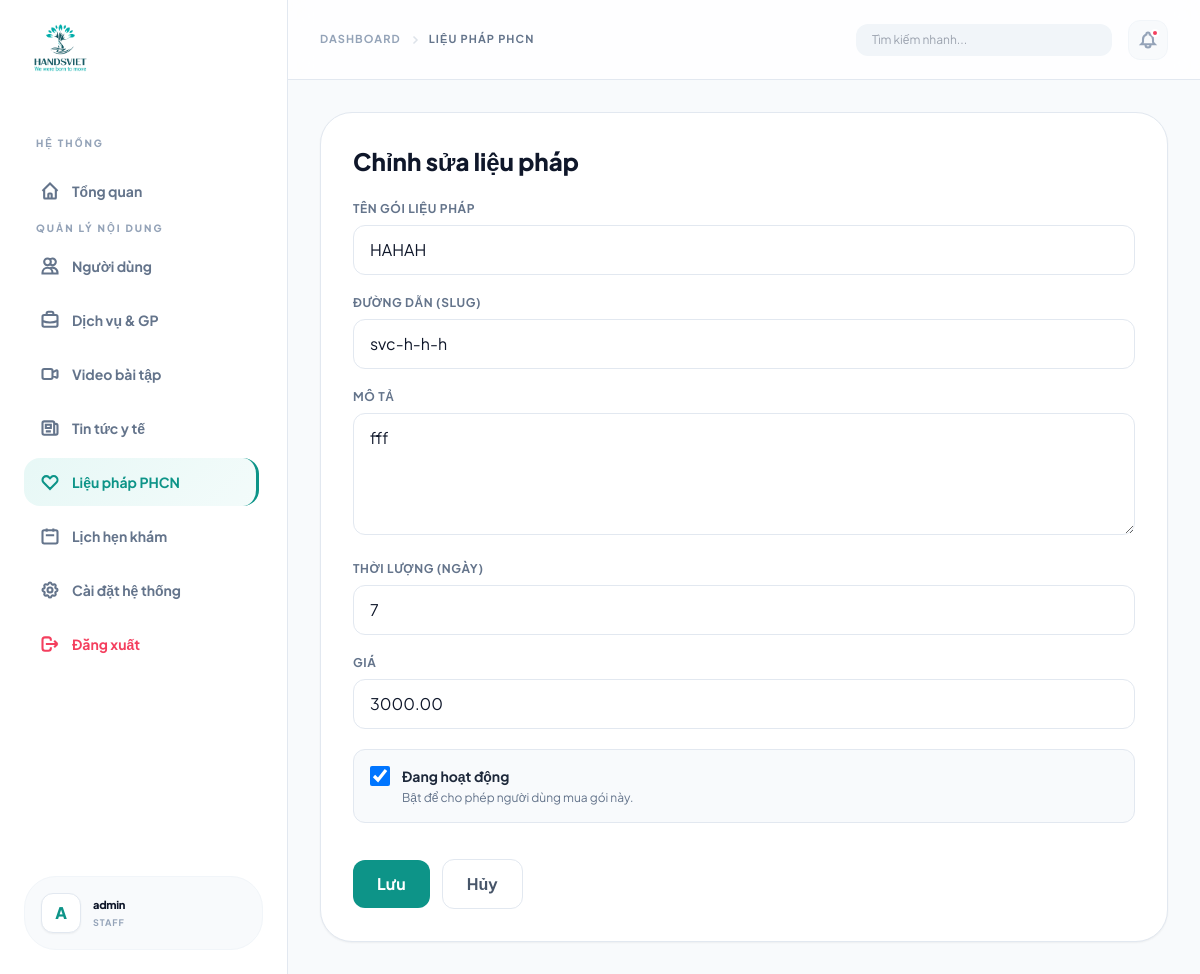
Screenshot of /hansviet_admin/therapies/2/edit/ (signed in) with the database file from the repository.
### hansviet_admin/models.py (models this page shows, shortened)
class Package(models.Model):
    name = models.CharField(max_length=255)
    slug = models.SlugField(unique=True)
    description = models.TextField(blank=True)
    duration_days = models.PositiveIntegerField()
    price = models.DecimalField(max_digits=12, decimal_places=2)
    is_active = models.BooleanField(default=True)
    class Meta:
        verbose_name = "Package"
        verbose_name_plural = "Packages"
        ordering = ["name"]

### hansviet_admin/views.py (the view)
# urls.py: path("therapies/<int:pk>/edit/", views.therapy_edit, name="therapy_edit"),
@staff_required
def therapy_edit(request, pk):
    package = get_object_or_404(Package, pk=pk)
    form = PackageForm(request.POST or None, instance=package)
    if request.method == "POST" and form.is_valid():
        form.save()
        messages.success(request, "Đã cập nhật gói liệu pháp.")
        return redirect("dashboard:therapy_list")
    return render(
        request,
        "dashboard/therapies/form.html",
        {"form": form, "package": package, "title": "Chỉnh sửa liệu pháp", "button_text": "Lưu"},
    )

### hansviet_admin/forms.py (shortened to what this page needs)
class PackageForm(StyledFormMixin, forms.ModelForm):
    class Meta:
        model = Package
        fields = ["name", "slug", "description", "duration_days", "price", "is_active"]
        widgets = {
            "description": forms.Textarea(attrs={"rows": 4}),
        }
        labels = {
            "name": "Tên gói liệu pháp",
            "slug": "Đường dẫn (slug)",
            "description": "Mô tả",
            "duration_days": "Thời lượng (ngày)",
            "price": "Giá",
            "is_active": "Đang hoạt động",
        }
        help_texts = {
            "is_active": "Bật để cho phép người dùng mua gói này.",
        }

### hansviet_admin/views.py (called while the page is built)
def staff_required(view_func):
    admin_login_url = getattr(settings, "ADMIN_LOGIN_URL", "/hansviet_admin/login/")
    check_staff = user_passes_test(lambda u: u.is_staff or u.is_superuser, login_url=admin_login_url)
    return login_required(check_staff(view_func), login_url=admin_login_url)

### hansviet_admin/templates/dashboard/therapies/form.html (shortened to what this page needs)
{% extends 'dashboard/base.html' %}
{% block breadcrumbs %}
<a href="{% url 'dashboard:therapy_list' %}" class="text-slate-500 hover:text-teal-600">Liệu pháp PHCN</a>
{% endblock %}
{% block content %}
<div class="max-w-4xl mx-auto">
    <div class="bg-white rounded-[2rem] border border-slate-200 shadow-sm p-8">
        <h1 class="text-2xl font-extrabold text-slate-900 mb-6">{{ title }}</h1>
        <form method="post" class="space-y-5">
            {% for field in form %}
            {% if field.field.widget.input_type == 'checkbox' %}
            <div class="rounded-xl border border-slate-200 p-4 bg-slate-50">
                <label class="flex items-start gap-3 cursor-pointer">
                    {{ field }}
                    <span>
                        <span class="block text-sm font-bold text-slate-800">{{ field.label }}</span>
                        {% if field.help_text %}
                        <span class="block text-xs text-slate-500 mt-1">{{ field.help_text }}</span>
                        {% endif %}
                    </span>
                </label>
            </div>
            {% else %}
            <div>
                <label class="block text-xs font-bold uppercase tracking-wider text-slate-500 mb-2">{{ field.label }}</label>
                {{ field }}
            </div>
            {% endif %}
            {% endfor %}
            <div class="pt-4 flex items-center gap-3">
                <button class="bg-teal-600 hover:bg-teal-700 text-white px-6 py-3 rounded-xl font-bold">{{ button_text }}</button>
                <a href="{% url 'dashboard:therapy_list' %}" class="px-6 py-3 rounded-xl border border-slate-200 font-bold text-slate-600 hover:bg-slate-50">Hủy</a>
            </div>
        </form>
    </div>
</div>
{% endblock %}

### hansviet_admin/templates/dashboard/base.html (shortened to what this page needs)
{% load static %}
<!DOCTYPE html>
<html lang="vi">
<head>
    <script src="https://cdn.tailwindcss.com"></script>
</head>
<body class="min-h-screen bg-[#f8fafc] text-slate-900 overflow-x-hidden">
    <aside
        class="fixed left-0 top-0 h-full w-72 bg-white border-r border-slate-200 z-[60] transition-all duration-300 transform md:translate-x-0 -translate-x-full"
        id="sidebar">
        <div class="h-full flex flex-col p-6">
            <div class="flex items-center gap-3 mb-10 px-2">
                <img src="{% static 'images/HandsVietLogo.png' %}" alt="HandsViet Logo"
                    class="h-12 w-auto object-contain">
            </div>
            <nav class="flex-1 space-y-1.5 overflow-y-auto pr-1">
                <p class="text-[10px] font-black text-slate-400 uppercase tracking-[0.2em] px-3 mb-4 mt-6">Hệ thống</p>
                <a href="{% url 'dashboard:home' %}"
                    class="flex items-center gap-3 px-4 py-3.5 rounded-2xl text-sm font-bold transition-all group {% if request.resolver_match.url_name == 'home' %}sidebar-active{% else %}text-slate-500 hover:bg-slate-50 hover:text-slate-800{% endif %}">
                    <svg class="w-5 h-5" fill="none" stroke="currentColor" viewBox="0 0 24 24">
                        <path
                            d="M3 12l2-2m0 0l7-7 7 7M5 10v10a1 1 0 001 1h3m10-11l2 2m-2-2v10a1 1 0 01-1 1h-3m-6 0a1 1 0 001-1v-4a1 1 0 011-1h2a1 1 0 011 1v4a1 1 0 001 1m-6 0h6"
                            stroke-width="2.5"></path>
                    </svg>
                    Tổng quan
                </a>
                <p class="text-[10px] font-black text-slate-400 uppercase tracking-[0.2em] px-3 mb-4 mt-8">Quản lý nội
                    dung</p>
                <a href="{% url 'dashboard:user_list' %}"
                    class="flex items-center gap-3 px-4 py-3.5 rounded-2xl text-sm font-bold transition-all group {% if 'users' in request.path %}sidebar-active{% else %}text-slate-500 hover:bg-slate-50 hover:text-slate-800{% endif %}">
                    <svg class="w-5 h-5" fill="none" stroke="currentColor" viewBox="0 0 24 24">
                        <path
                            d="M12 4.354a4 4 0 110 5.292M15 21H3v-1a6 6 0 0112 0v1zm0 0h6v-1a6 6 0 00-9-5.197M13 7a4 4 0 11-8 0 4 4 0 018 0z"
                            stroke-width="2.5"></path>
                    </svg>
                    Người dùng
                </a>
                <a href="{% url 'dashboard:service_list' %}"
                    class="flex items-center gap-3 px-4 py-3.5 rounded-2xl text-sm font-bold transition-all group {% if 'services' in request.path or 'categories' in request.path %}sidebar-active{% else %}text-slate-500 hover:bg-slate-50 hover:text-slate-800{% endif %}">
                    <svg class="w-5 h-5" fill="none" stroke="currentColor" viewBox="0 0 24 24">
                        <path
                            d="M21 13.255A23.931 23.931 0 0112 15c-3.183 0-6.22-.62-9-1.745M16 6V4a2 2 0 00-2-2h-4a2 2 0 00-2 2v2m4 6h.01M5 20h14a2 2 0 002-2V8a2 2 0 00-2-2H5a2 2 0 00-2 2v10a2 2 0 002 2z"
                            stroke-width="2.5"></path>
                    </svg>
                    Dịch vụ & GP
                </a>
                <a href="{% url 'dashboard:video_list' %}"
                    class="flex items-center gap-3 px-4 py-3.5 rounded-2xl text-sm font-bold transition-all {% if 'videos' in request.path %}sidebar-active{% else %}text-slate-500 hover:bg-slate-50 hover:text-slate-800{% endif %}">
                    <svg class="w-5 h-5" fill="none" stroke="currentColor" viewBox="0 0 24 24">
                        <path
                            d="M15 10l4.553-2.276A1 1 0 0121 8.618v6.764a1 1 0 01-1.447.894L15 14M5 18h8a2 2 0 002-2V8a2 2 0 00-2-2H5a2 2 0 00-2 2v8a2 2 0 002 2z"
                            stroke-width="2.5"></path>
                    </svg>
                    Video bài tập
                </a>
                <a href="{% url 'dashboard:news_list' %}"
                    class="flex items-center gap-3 px-4 py-3.5 rounded-2xl text-sm font-bold text-slate-500 hover:bg-slate-50 hover:text-slate-800 transition-all {% if 'news' in request.path %}sidebar-active{% endif %}">
                    <svg class="w-5 h-5" fill="none" stroke="currentColor" viewBox="0 0 24 24">
                        <path
                            d="M19 20H5a2 2 0 01-2-2V6a2 2 0 012-2h10a2 2 0 012 2v1m2 13a2 2 0 01-2-2V7m2 13a2 2 0 002-2V9a2 2 0 00-2-2h-2m-4-3H9M7 16h6M7 8h6v4H7V8z"
                            stroke-width="2.5"></path>
                    </svg>
                    Tin tức y tế
                </a>
                <a href="{% url 'dashboard:therapy_list' %}"
                    class="flex items-center gap-3 px-4 py-3.5 rounded-2xl text-sm font-bold transition-all {% if 'therapies' in request.path %}sidebar-active{% else %}text-slate-500 hover:bg-slate-50 hover:text-slate-800{% endif %}">
                    <svg class="w-5 h-5" fill="none" stroke="currentColor" viewBox="0 0 24 24">
                        <path
                            d="M4.318 6.318a4.5 4.5 0 000 6.364L12 20.364l7.682-7.682a4.5 4.5 0 00-6.364-6.364L12 7.636l-1.318-1.318a4.5 4.5 0 00-6.364 0z"
                            stroke-width="2.5"></path>
                    </svg>
                    Liệu pháp PHCN
                </a>
                <a href="{% url 'dashboard:booking_list' %}"
                    class="flex items-center gap-3 px-4 py-3.5 rounded-2xl text-sm font-bold transition-all {% if 'bookings' in request.path %}sidebar-active{% else %}text-slate-500 hover:bg-slate-50 hover:text-slate-800{% endif %}">
                    <svg class="w-5 h-5" fill="none" stroke="currentColor" viewBox="0 0 24 24">
                        <path
                            d="M8 7V3m8 4V3m-9 8h10M5 21h14a2 2 0 002-2V7a2 2 0 00-2-2H5a2 2 0 00-2 2v12a2 2 0 002 2z"
                            stroke-width="2.5"></path>
                    </svg>
                    Lịch hẹn khám
                </a>
                <a href="{% url 'dashboard:home' %}"
                    class="flex items-center gap-3 px-4 py-3.5 rounded-2xl text-sm font-bold text-slate-500 hover:bg-slate-50 hover:text-slate-800 transition-all">
                    Cài đặt hệ thống
                </a>
                <a href="{% url 'dashboard:logout' %}"
                    class="flex items-center gap-3 px-4 py-3.5 rounded-2xl text-sm font-bold text-rose-500 hover:bg-rose-50 transition-all">
                    <svg class="w-5 h-5" fill="none" stroke="currentColor" viewBox="0 0 24 24">
                        <path
                            d="M17 16l4-4m0 0l-4-4m4 4H7m6 4v1a3 3 0 01-3 3H6a3 3 0 01-3-3V7a3 3 0 013-3h4a3 3 0 013 3v1"
                            stroke-width="2.5"></path>
                    </svg>
                    Đăng xuất
                </a>
            </nav>
            <div class="mt-auto bg-slate-50 rounded-[2rem] p-4 flex items-center gap-3 border border-slate-100">
                <div
                    class="w-10 h-10 bg-white rounded-xl shadow-sm border border-slate-200 flex items-center justify-center font-black text-teal-600">
                    {{ request.user.username|slice:":1"|upper }}
                </div>
                <div class="flex-1 overflow-hidden">
                    <div class="text-[11px] font-black text-slate-900 truncate tracking-tight">{{ request.user.username}}</div>
                    <div class="text-[9px] font-bold text-slate-400 uppercase tracking-widest mt-0.5 truncate">{{request.user.role|default:"Staff" }}</div>
                </div>
            </div>
        </div>
    </aside>
    <main class="md:ml-72 min-h-screen transition-all duration-300">
        <header
            class="sticky top-0 h-20 bg-white/80 backdrop-blur-md border-b border-slate-200 px-8 flex items-center justify-between z-50">
            <div class="flex items-center gap-4">
                <div
                    class="hidden sm:flex items-center gap-2 text-[11px] font-bold text-slate-400 uppercase tracking-widest">
                    <span>Dashboard</span>
                    <svg class="w-3 h-3 opacity-30" fill="none" stroke="currentColor" viewBox="0 0 24 24">
                        <path d="M9 5l7 7-7 7" stroke-width="3"></path>
                    </svg>
                    {% block breadcrumbs %}{% endblock %}
                </div>
            </div>
            <div class="flex items-center gap-4">
                <div class="relative group hidden md:block">
                    <input type="text" placeholder="Tìm kiếm nhanh..."
                        class="bg-slate-100 border-none rounded-xl px-4 py-2 text-xs w-64 focus:ring-2 focus:ring-teal-500/20 transition-all">
                </div>
                <div
                    class="w-10 h-10 rounded-xl bg-slate-50 flex items-center justify-center text-slate-400 hover:text-teal-600 transition-colors cursor-pointer border border-slate-100 relative">
                    <svg class="w-5 h-5" fill="none" stroke="currentColor" viewBox="0 0 24 24">
                        <path
                            d="M15 17h5l-1.405-1.405A2.032 2.032 0 0118 14.158V11a6.002 6.002 0 00-4-5.659V5a2 2 0 10-4 0v.341C7.67 6.165 6 8.388 6 11v3.159c0 .538-.214 1.055-.595 1.436L4 17h5m6 0v1a3 3 0 11-6 0v-1m6 0H9"
                            stroke-width="2.5"></path>
                    </svg>
                    <span class="absolute top-2 right-2 w-2 h-2 bg-rose-500 rounded-full border-2 border-white"></span>
                </div>
            </div>
        </header>
        <div class="p-8 max-w-7xl mx-auto">
            {% block content %}{% endblock %}
        </div>
    </main>
</body>
</html>

### hansviet_admin/templates/dashboard/base.html (style rules this page uses)
body { font-family: 'Plus Jakarta Sans', sans-serif; background: #f8fafc; }
.sidebar-active { background: linear-gradient(135deg, rgba(20, 184, 166, 0.1) 0%, rgba(20, 184, 166, 0.05) 100%); color: #0d9488; border-right: 3px solid #0d9488; }

### rows the page displays
Package: form "HAHAH" "svc-h-h-h" "fff" "7" "3000.00", form "☑"

### other values shown
{{ request.user.username|slice:":1"|upper }} "A"
{{ request.user.username }} "admin"
{{ request.user.role|default:"Staff" }} "STAFF"
{{ title }} "Chỉnh sửa liệu pháp"
{{ field.label }} "TÊN GÓI LIỆU PHÁP" "ĐƯỜNG DẪN (SLUG)" "MÔ TẢ" "THỜI LƯỢNG (NGÀY)" "GIÁ"
{{ field.label }} "Đang hoạt động"
{{ field.help_text }} "Bật để cho phép người dùng mua gói này."
{{ button_text }} "Lưu"
